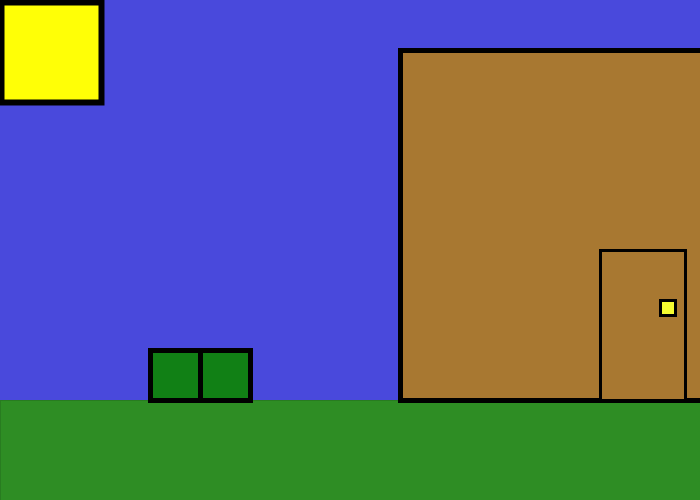
Frame 1 (no input)
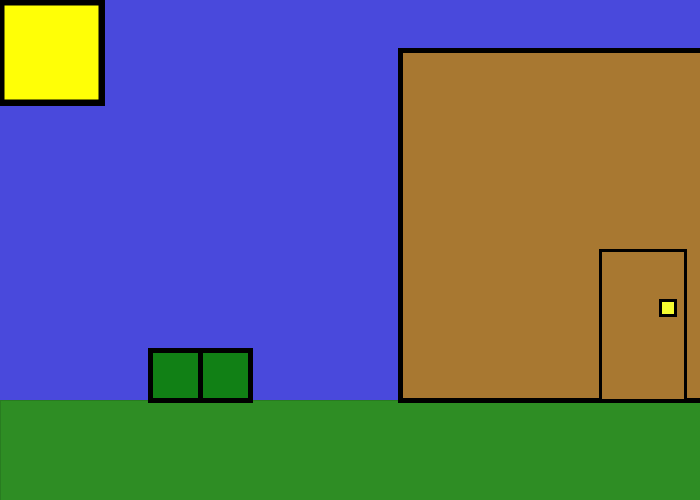
Frame 60 (the mouse pressed at the canvas centre just before this capture)
Frame 120 (the mouse held since frame 60 and released just before this capture): identical to frame 60, image omitted

The Processing sketch that drew these frames (run headless with seeded random() and noise(); from frame 60 on, the mouse is pressed at the canvas centre):

// Processing sketch: assignment
// ── assignment.pde
/**
 * <program/assignment name>
 * by <Your Name>
 * 
 * <Two sentence description of program>
 * 
 */
 
void setup() {
size(700, 500);
background(73, 73, 220);


}

void draw() {
strokeWeight(0);
fill(46, 141, 36);
rect(0, 400, 700, 700);
//the grass

fill(168, 120, 49);
strokeWeight(5);
rect(400, 50, 350, 350);
// the house

strokeWeight(3);
rect(600, 250, 85, 150);
// the door

fill(245, 252, 49);
rect(660, 300, 15, 15);
//the doorknob

strokeWeight(6);
fill(255, 255, 6);
rect(1, 2, 100, 100);
//the sun

strokeWeight(5);
fill(17, 128, 21);
rect(150, 350, 50, 50);
rect(200, 350, 50, 50);
//creeper legs

}
